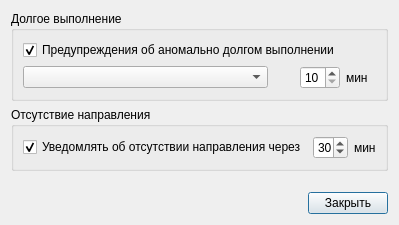
<?xml version="1.0" encoding="UTF-8"?>
<ui version="4.0">
 <class>Dialog</class>
 <widget class="QDialog" name="Dialog">
  <property name="geometry">
   <rect>
    <x>0</x>
    <y>0</y>
    <width>365</width>
    <height>203</height>
   </rect>
  </property>
  <property name="windowTitle">
   <string>Dialog</string>
  </property>
  <layout class="QGridLayout" name="gridLayout">
   <item row="2" column="1">
    <spacer name="verticalSpacer">
     <property name="orientation">
      <enum>Qt::Vertical</enum>
     </property>
     <property name="sizeType">
      <enum>QSizePolicy::Fixed</enum>
     </property>
     <property name="sizeHint" stdset="0">
      <size>
       <width>20</width>
       <height>15</height>
      </size>
     </property>
    </spacer>
   </item>
   <item row="3" column="1">
    <widget class="QPushButton" name="pushButton">
     <property name="text">
      <string>Закрыть</string>
     </property>
    </widget>
   </item>
   <item row="3" column="0">
    <spacer name="horizontalSpacer_2">
     <property name="orientation">
      <enum>Qt::Horizontal</enum>
     </property>
     <property name="sizeHint" stdset="0">
      <size>
       <width>40</width>
       <height>20</height>
      </size>
     </property>
    </spacer>
   </item>
   <item row="0" column="0" colspan="2">
    <widget class="QGroupBox" name="groupBox">
     <property name="title">
      <string>Долгое выполнение</string>
     </property>
     <layout class="QGridLayout" name="gridLayout_2">
      <item row="1" column="3">
       <widget class="QSpinBox" name="spinBox">
        <property name="minimumSize">
         <size>
          <width>40</width>
          <height>0</height>
         </size>
        </property>
        <property name="maximumSize">
         <size>
          <width>40</width>
          <height>16777215</height>
         </size>
        </property>
        <property name="minimum">
         <number>10</number>
        </property>
        <property name="maximum">
         <number>95</number>
        </property>
        <property name="singleStep">
         <number>5</number>
        </property>
        <property name="value">
         <number>10</number>
        </property>
       </widget>
      </item>
      <item row="1" column="0" colspan="2">
       <widget class="QComboBox" name="comboBox"/>
      </item>
      <item row="1" column="4">
       <widget class="QLabel" name="label">
        <property name="maximumSize">
         <size>
          <width>30</width>
          <height>16777215</height>
         </size>
        </property>
        <property name="text">
         <string>мин</string>
        </property>
       </widget>
      </item>
      <item row="0" column="0" colspan="5">
       <widget class="QCheckBox" name="chb_additional_toolong">
        <property name="text">
         <string>Предупреждения об аномально долгом выполнении</string>
        </property>
        <property name="checked">
         <bool>true</bool>
        </property>
       </widget>
      </item>
      <item row="1" column="2">
       <widget class="QLabel" name="label_2">
        <property name="minimumSize">
         <size>
          <width>20</width>
          <height>0</height>
         </size>
        </property>
        <property name="maximumSize">
         <size>
          <width>20</width>
          <height>16777215</height>
         </size>
        </property>
        <property name="text">
         <string>     </string>
        </property>
       </widget>
      </item>
     </layout>
    </widget>
   </item>
   <item row="1" column="0" colspan="2">
    <widget class="QGroupBox" name="gb_additional">
     <property name="title">
      <string>Отсутствие направления</string>
     </property>
     <layout class="QGridLayout" name="gridLayout_9">
      <item row="1" column="1">
       <widget class="QSpinBox" name="sb_additional_norefer">
        <property name="minimumSize">
         <size>
          <width>35</width>
          <height>0</height>
         </size>
        </property>
        <property name="minimum">
         <number>10</number>
        </property>
        <property name="maximum">
         <number>95</number>
        </property>
        <property name="singleStep">
         <number>5</number>
        </property>
        <property name="value">
         <number>30</number>
        </property>
       </widget>
      </item>
      <item row="1" column="2">
       <widget class="QLabel" name="la_norefer">
        <property name="text">
         <string>мин</string>
        </property>
       </widget>
      </item>
      <item row="1" column="0">
       <widget class="QCheckBox" name="chb_additional_norefer">
        <property name="text">
         <string>Уведомлять об отсутствии направления через</string>
        </property>
        <property name="checked">
         <bool>true</bool>
        </property>
       </widget>
      </item>
     </layout>
    </widget>
   </item>
  </layout>
 </widget>
 <resources/>
 <connections/>
</ui>
